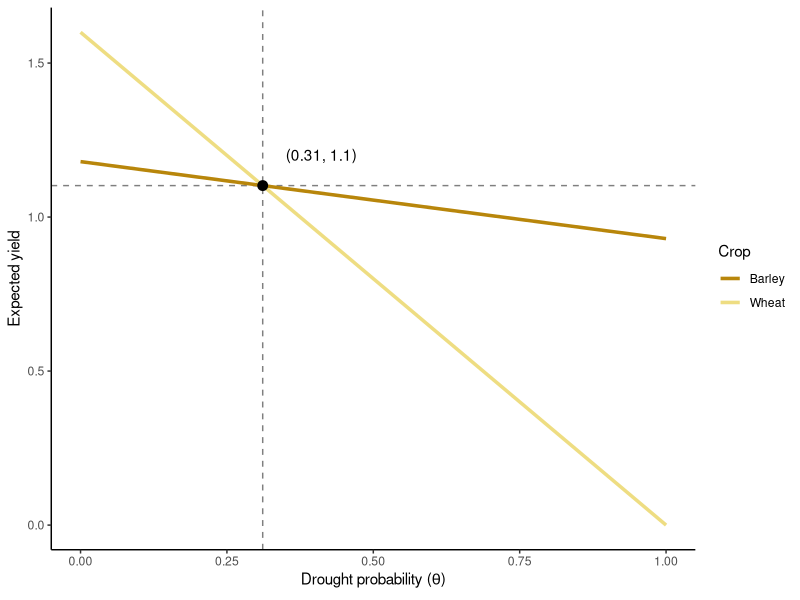

This figure's R source: (Note: this script raises an error after producing the figure.)
## ---- chunk 1
knitr::opts_chunk$set(echo = FALSE, cache = TRUE)
library(raster)
library(ncdf4)
library(tidyverse)
## ---- chunk 2
wheat_dry <- 0
wheat_normal <- 1.6

barley_dry <- 0.93
barley_normal <- 1.18
## ---- chunk 3
expected_yield_wheat <- function(risk) {
  risk * wheat_dry + (1 - risk) * wheat_normal
}

expected_yield_barley <- function(risk) {
  risk * barley_dry + (1 - risk) * barley_normal
}

expected_yield <- function(risk) {
  expected_yield_wheat(risk) + expected_yield_barley(risk)
}

indiff <- tibble(risk = (barley_normal - wheat_normal) / (wheat_dry - wheat_normal - barley_dry + barley_normal),
                 yield = risk * wheat_dry + (1 - risk) * wheat_normal)
indiff_label <- paste0('(', round(indiff$risk, 2), ', ', round(indiff$yield, 2), ')')

tibble(risk = seq(0, 1, .1),
      Barley = expected_yield_barley(risk),
      Wheat = expected_yield_wheat(risk)) %>%
  gather(type, yield, Barley:Wheat) %>%
  ggplot(aes(risk, yield)) +
  geom_hline(yintercept = indiff$yield, linetype = 2, alpha = .5)+
  geom_vline(xintercept = indiff$risk, linetype = 2, alpha = .5) +
  geom_line(aes(color = type), size = 1.2) +
  geom_point(data = indiff, color = 'black', size = 3) +
  geom_text(data = indiff, label = indiff_label, nudge_x = 0.1, nudge_y = 0.1) +
  theme_classic() +
  scale_color_manual(name = 'Crop', values = c('darkgoldenrod', 'lightgoldenrod')) +
  labs(x = expression('Drought probability (' * theta * ')'), y = 'Expected yield')
## ---- chunk 4
konya <- matrix(c(32.5, 37.9), nrow = 1)
#konya <- matrix(c(33.5138, 36.2765), nrow = 1)
## ---- chunk 5
precc <- map(list.files('../Data/PRECC', full.names = TRUE)[-12],
             ~brick(.) %>%
               raster::extract(konya, df = TRUE) %>%
  select(-ID) %>%
  gather(time, precc)) %>%
  bind_rows()
precl <- map(list.files('../Data/PRECL', full.names = TRUE)[-12],
             ~brick(.) %>%
               raster::extract(konya, df = TRUE) %>%
  select(-ID) %>%
  gather(time, precl) ) %>%
  bind_rows()

sim_past <- left_join(precc, precl, by = 'time') %>%
  mutate(rainfall = (precc + precl) * 2.628e+9,
         year = rep(-10200:-5001, each = 12), # add hardcode dates instead of using ncdf time because of date shift with averaging period
         month = rep(1:12, times = 5200)) %>%
  select(-time, -precl, -precc) %>%
  mutate(water_year = if_else(month %in% 10:12, year + 1L, year)) %>% 
  filter(!(month %in% c(6:9))) %>%
  group_by(water_year) %>%
  add_tally() %>%
  filter(n == 8) %>%
  summarise(precip = sum(rainfall)) %>%
  mutate(drought = precip < 300)
## ---- chunk 6
sim_past %>%
  filter(between(water_year, -9500, -5500)) %>%
  mutate(time_step = ceiling(water_year / 50),
         year = time_step * 50) %>%
  group_by(year) %>%
  summarise(risk = sum(drought) / 50) %>%
  ggplot(aes(year, risk, fill = risk, color = risk)) +
  geom_hline(yintercept = indiff$risk, color = 'black', linetype = 2, size = 1) +
  geom_col()  +
  scale_fill_distiller(palette = 'YlOrRd', direction = 1) +
  scale_color_distiller(palette = 'YlOrRd', direction = 1)+
  theme_minimal() +
  labs(x = 'Years BP', y = 'Drought risk')  + theme(legend.position = "none")
## ---- chunk 7
prior <- function(m, n) {
  domain <- seq(0,1,0.005)
  val <- dbeta(domain, n * m, n * (1 - m))
  tibble('x' = domain, 'y' = val)
}

tibble(Age = seq(5, 50, 5),
       risk = 0.5) %>%
  mutate(belief = map2(risk, Age, ~prior(.x, .y))) %>%
  unnest(cols = c(belief)) %>%
  ggplot(aes(x, y)) +
  geom_line(aes(group = Age, color = Age), size = 1.2, alpha = .8) +
  scale_color_viridis_c(guide = 'legend') +
  labs(x = expression('Drought probability (' * theta * ')'), y = 'Density') +
  theme_classic()
## ---- chunk 8
prior2 <- function(a, b) {
  domain <- seq(0,1,0.005)
  val <- dbeta(domain, a, b)
  tibble('x' = domain, 'y' = val)
}

tibble(alpha = c(15 * 0.2, 50 * 0.2, 15 * 0.2 + 25 * 0.4, 50 * 0.2 + 25 * 0.4),
       beta = c(15 * 0.8, 50 * 0.8, 15 * 0.8 + 25 * 0.6, 50 * 0.8 + 25 * 0.6),
       time = c('before', 'before', 'after', 'after'),
       age = c('young', 'old', 'young', 'old')) %>%
  mutate(belief = map2(alpha, beta, ~prior2(.x, .y))) %>%
  unnest(cols = c(belief)) %>%
  ggplot(aes(x, y)) +
  geom_line(aes(group = time, color = time), size = 1.2, alpha = .8) +
  #scale_color_viridis_d(guide = 'legend') +
  facet_wrap(~age) +
  labs(x = expression('Drought probability (' * theta * ')'), y = 'Density') +
  theme_classic()
## ---- chunk 9
agents <- tibble(id = 1:150, 
                 alpha = 1.5,
                 beta = 1.5,
                 risk = alpha / (alpha + beta),
                 #age = sample.int(80, size = 150, replace = TRUE),
                 crop = 'barley')
## ---- chunk 10
learn <- function(agents, drought) {
  if (drought == 'TRUE') wheat_yield <- wheat_dry; barley_yield <- barley_dry
  if (drought == 'FALSE') wheat_yield <- wheat_normal; barley_yield <- barley_normal

  agents %>%
    # farmer's turn to decide what to plant
      mutate(yield_exp = expected_yield(risk),
         barley_exp = expected_yield_barley(risk),
         wheat_exp = expected_yield_wheat(risk),
         expected_yield = barley_exp + wheat_exp,
         crop = case_when(barley_exp > wheat_exp ~ 'barley',
                              barley_exp < wheat_exp ~ 'wheat',
                              barley_exp == wheat_exp ~ 'either'),
         prediction = map2(alpha, beta, ~rbeta(100, .x, .y)), # sample 100 as if agent is thinking in percentages
         wheat_prop = map_dbl(prediction, ~sum(. < indiff$risk)) / 100) %>%
      select(-prediction) %>%
  # nature's turn to decide realized yields
    mutate(payoff = wheat_yield * wheat_prop + barley_yield * (1 - wheat_prop),
           alpha = drought + alpha,
           beta = beta + 1 - drought,
          # mu = alpha / (alpha + beta),
           risk = map2_dbl(alpha, beta, ~rbeta(1, .x, .y)))
}
## ---- chunk 11
make_droughts <- function() c(runif(25) < 0.2, runif(25) < 0.4, runif(25) < 0.2)

set.seed(11111)
droughts <- make_droughts()
## ---- chunk 12
run_sim <- function(droughts) {
  accumulate(droughts, ~learn(.x, .y), .init = agents) %>% 
    bind_rows(.id = 'time') %>%
    mutate(time = as.numeric(time)) %>%
    filter(time > 1)
}

sim1 <- run_sim(droughts)
## ---- chunk 13
test1 <- tibble(time = 1:75,
       risk = c(rep(0.2, 25), rep(0.4, 25), rep(0.2, 25)))

ggplot(sim1, aes(time, risk)) +
  geom_line(data = test1) +
  geom_point(alpha = .1) +
  geom_hline(yintercept = indiff$risk, color = 'red', linetype = 2) +
 # geom_smooth(color = 'darkorange') +
  theme_classic()
## ---- chunk 14
sim1 %>%
  group_by(time, crop) %>%
  tally() %>%
ggplot(aes(time, n, fill = crop)) +
  geom_bar(width = 1, stat = 'identity', position = 'fill') +
  scale_fill_manual(values = c('darkgoldenrod', 'lightgoldenrod')) +
  theme_classic()
## ---- chunk 15
library(furrr)
plan(multisession)

sim2 <- tibble(rep = 1:500,
       droughts = replicate(500, make_droughts(), simplify = FALSE)) %>%
  mutate(results = future_map(droughts, run_sim)) %>%
  select(-droughts) %>%
  unnest(results)
## ---- chunk 16
sim2 %>%
  group_by(rep, time) %>%
  summarise(test = mean(payoff))%>%
  summarise(test = mean(test)) %>%
  #summarise(famine = sum(payoff == 0) / 150) %>%
  #summarise(famine = mean(famine)) %>%
  ggplot(aes(test)) +
  geom_histogram()
#ggplot(aes(time, famine)) +
#  geom_line() +
#  theme_classic()


sim2 %>%
  group_by(rep, time) %>%
  summarise(test = mean(payoff))%>%
  ggplot(aes(time, test, color = rep)) +
  geom_point(alpha = .5)
## ---- chunk 17
sim1 %>%
  group_by(time) %>%
  summarise(payoff = mean(payoff)) %>%
ggplot(aes(time,payoff)) +
  geom_point(aes(color = time)) +
  theme_classic()
## ---- chunk 18
library(ggridges)
sim1 %>%
  mutate(time_step = 5 * round(time/5),
         famine = payoff == 0) %>%
  ggplot(aes(wheat_prop, as.factor(time_step))) +
  geom_density_ridges(rel_min_height = 0.005) +
  theme_ridges()
## ---- chunk 19
tibble(drought = droughts,
       barley = if_else(droughts == FALSE, barley_normal, barley_dry),
       wheat = if_else(droughts == FALSE, wheat_normal, wheat_dry),
       equal = (barley + wheat) / 2) %>%
  mutate(time = 1:n()) %>%
  gather(crop, yield, barley:equal) %>%
  ggplot(aes(time, yield, group = crop, color = crop)) +
  geom_point()
## ---- chunk 20
tibble(drought = droughts,
       barley = if_else(droughts == FALSE, barley_normal, barley_dry),
       wheat = if_else(droughts == FALSE, wheat_normal, wheat_dry),
       equal = (barley + wheat) / 2) %>%
  mutate(time = 1:n()) %>%
  gather(crop, yield, barley:equal) %>%
  mutate(famine = yield == 0) %>%
  ggplot(aes(time, famine, group = crop, color = crop)) +
  geom_line()
